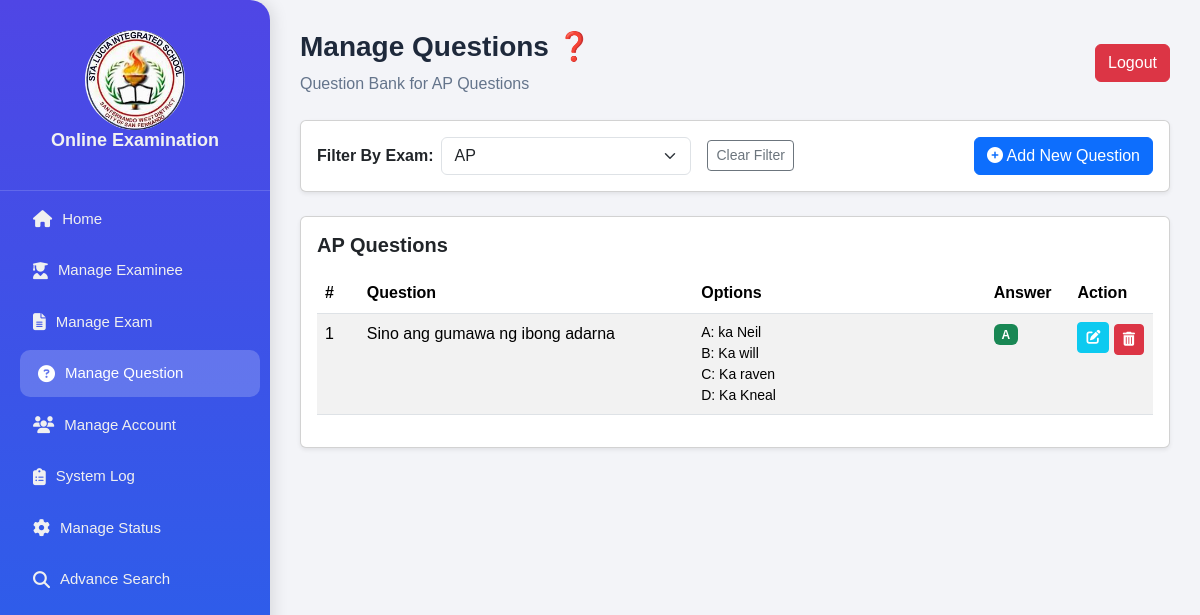
The app's page /admin/manage_question.php (signed in) with its own data.
### tables this page shows
CREATE TABLE `exams` (
  `id` int(11) NOT NULL,
  `subject` varchar(100) NOT NULL,
  `description` text NOT NULL,
  `time_limit` int(11) NOT NULL COMMENT 'in minutes',
  `is_active` tinyint(1) NOT NULL DEFAULT 1,
  `date_created` timestamp NOT NULL DEFAULT current_timestamp()
);

CREATE TABLE `questions` (
  `id` int(11) NOT NULL,
  `exam_id` int(11) NOT NULL,
  `question` text NOT NULL,
  `option_a` varchar(255) NOT NULL,
  `option_b` varchar(255) NOT NULL,
  `option_c` varchar(255) NOT NULL,
  `option_d` varchar(255) NOT NULL,
  `correct_answer` char(1) NOT NULL
);

### admin/manage_question.php (the view, shortened to what this page needs)
<?php
include(__DIR__ . '/../includes/config.php');
$sql_exams = "SELECT id, subject FROM exams ORDER BY subject ASC";
$query_exams = $dbh->prepare($sql_exams);
$query_exams->execute();
$exams_list = $query_exams->fetchAll(PDO::FETCH_ASSOC);
$selected_exam_id = isset($_GET['exam_id']) ? (int)$_GET['exam_id'] : (empty($exams_list) ? 0 : $exams_list[0]['id']);
$questions = [];
$subject_name = "No Exam Selected";
if ($selected_exam_id > 0) {
    $sql_questions = "SELECT q.*, e.subject, e.id AS exam_id_q FROM questions q JOIN exams e ON q.exam_id = e.id WHERE q.exam_id = :exam_id ORDER BY q.id ASC";
    $query_questions = $dbh->prepare($sql_questions);
    $query_questions->bindParam(':exam_id', $selected_exam_id);
    $query_questions->execute();
    $questions = $query_questions->fetchAll(PDO::FETCH_ASSOC);
    $sql_subject = "SELECT subject FROM exams WHERE id = :exam_id";
    $query_subject = $dbh->prepare($sql_subject);
    $query_subject->bindParam(':exam_id', $selected_exam_id);
    $query_subject->execute();
    $subject_name = $query_subject->fetchColumn() . " Questions";
}
?>
<!DOCTYPE html>
<html lang="en">
<head>
<link href="https://cdn.jsdelivr.net/npm/bootstrap@5.3.3/dist/css/bootstrap.min.css" rel="stylesheet">
<link href="https://cdnjs.cloudflare.com/ajax/libs/font-awesome/6.5.0/css/all.min.css" rel="stylesheet">
</head>
<body>
<div class="sidebar">
    <div class="logo">
        <img src="../images/OIP (22).jpg" alt="School Logo" style="width: 100px; border-radius: 50%;">
        <h4>Online Examination</h4>
    </div>
    <ul>
        <li><a href="dashboard.php"><i class="fa fa-home"></i>Home</a></li>
        <li><a href="manage_examinee.php"><i class="fa fa-user-graduate"></i>Manage Examinee</a></li>
        <li><a href="manage_exam.php"><i class="fa fa-file-alt"></i>Manage Exam</a></li>
        <li><a href="manage_question.php" class="active"><i class="fa fa-question-circle"></i>Manage Question</a></li>
        <li><a href="manage_account.php"><i class="fa fa-users"></i>Manage Account</a></li>
        <li><a href="system_log.php"><i class="fa fa-clipboard-list"></i>System Log</a></li>
        <li><a href="manage_status.php"><i class="fa fa-cog"></i>Manage Status</a></li>
        <li><a href="advance_search.php"><i class="fa fa-search"></i>Advance Search</a></li>
    </ul>
</div>
<div class="main-content">
    <div class="header mb-4">
        <div>
            <h3>Manage Questions ❓</h3>
            <p>Question Bank for <?php echo htmlspecialchars($subject_name); ?></p>
        </div>
        <a href="../logout.php" class="btn btn-danger">Logout</a>
    </div>
    <div class="card p-3 shadow-sm mb-4">
        <div class="d-flex justify-content-between align-items-center">
            <form method="GET" class="d-flex align-items-center">
                <label for="exam_id" class="form-label me-2 mb-0 fw-bold">Filter By Exam:</label>
                <select name="exam_id" id="exam_id" class="form-select me-3" style="width: 250px;" onchange="this.form.submit()">
                    <?php foreach ($exams_list as $exam): ?>
                        <option value="<?php echo $exam['id']; ?>" <?php echo ($selected_exam_id == $exam['id']) ? 'selected' : ''; ?>>
                            <?php echo htmlspecialchars($exam['subject']); ?>
                        </option>
                    <?php endforeach; ?>
                </select>
                <?php if ($selected_exam_id): ?>
                    <a href="manage_question.php" class="btn btn-outline-secondary btn-sm">Clear Filter</a>
                <?php endif; ?>
            </form>
            <button type="button" class="btn btn-primary" data-bs-toggle="modal" data-bs-target="#addQuestionModal" <?php echo empty($exams_list) ? 'disabled' : ''; ?>>
                <i class="fa fa-plus-circle"></i> Add New Question
            </button>
        </div>
    </div>
    <div class="card p-3 shadow-sm">
        <h5 class="fw-bold mb-3"><?php echo htmlspecialchars($subject_name); ?></h5>
        <?php if ($selected_exam_id == 0 && empty($exams_list)): ?>
             <div class="alert alert-warning text-center">Please create an exam first in "Manage Exam" to add questions.</div>
        <?php elseif ($selected_exam_id > 0 && count($questions) > 0): ?>
            <div class="table-responsive">
                <table class="table table-striped table-hover">
                    <thead>
                        <tr>
                            <th style="width: 5%;">#</th>
                            <th style="width: 40%;">Question</th>
                            <th style="width: 35%;">Options</th>
                            <th style="width: 10%;">Answer</th>
                            <th style="width: 10%;">Action</th>
                        </tr>
                    </thead>
                    <tbody>
                        <?php $cnt = 1; foreach ($questions as $q): ?>
                            <tr>
                                <td><?php echo $cnt++; ?></td>
                                <td><?php echo htmlspecialchars($q['question']); ?></td>
                                <td>
                                    <ul class="list-unstyled mb-0 small">
                                        <li>A: <?php echo htmlspecialchars($q['option_a']); ?></li>
                                        <li>B: <?php echo htmlspecialchars($q['option_b']); ?></li>
                                        <li>C: <?php echo htmlspecialchars($q['option_c']); ?></li>
                                        <li>D: <?php echo htmlspecialchars($q['option_d']); ?></li>
                                    </ul>
                                </td>
                                <td><span class="badge bg-success"><?php echo htmlspecialchars($q['correct_answer']); ?></span></td>
                                <td>
                                    <button class="btn btn-sm btn-info text-white mb-1"
                                        data-bs-toggle="modal"
                                        data-bs-target="#editQuestionModal"
                                        data-id="<?php echo $q['id']; ?>"
                                        data-exam-id="<?php echo $q['exam_id']; ?>"
                                        data-question="<?php echo htmlspecialchars($q['question']); ?>"
                                        data-a="<?php echo htmlspecialchars($q['option_a']); ?>"
                                        data-b="<?php echo htmlspecialchars($q['option_b']); ?>"
                                        data-c="<?php echo htmlspecialchars($q['option_c']); ?>"
                                        data-d="<?php echo htmlspecialchars($q['option_d']); ?>"
                                        data-answer="<?php echo htmlspecialchars($q['correct_answer']); ?>">
                                        <i class="fa fa-edit"></i>
                                    </button>
                                    <a href="manage_question.php?delete_id=<?php echo $q['id']; ?>&exam_id=<?php echo $selected_exam_id; ?>"
                                       onclick="return confirm('Are you sure you want to delete this question?');"
                                       class="btn btn-sm btn-danger"><i class="fa fa-trash-alt"></i></a>
                                </td>
                            </tr>
                        <?php endforeach; ?>
                    </tbody>
                </table>
            </div>
        <?php else: ?>
             <div class="alert alert-info text-center">No questions found for this exam.</div>
        <?php endif; ?>
    </div>
</div>
</body>
</html>

### admin/manage_question.php (style rules this page uses)
body { font-family: 'Poppins', sans-serif; background-color: #f3f4f8; margin: 0; }
.sidebar { width: 270px; height: 100vh; background: linear-gradient(180deg, #4f46e5, #2563eb); color: white; position: fixed; top: 0; left: 0; overflow-y: auto; box-shadow: 4px 0 15px rgba(0, 0, 0, 0.1); border-top-right-radius: 20px; border-bottom-right-radius: 20px; }
.sidebar .logo { text-align: center; padding: 30px 15px; border-bottom: 1px solid rgba(255, 255, 255, 0.15); }
.sidebar h4 { font-weight: 700; font-size: 18px; color: #f1f1f1; }
.sidebar ul { list-style: none; padding: 0; margin: 0; }
.sidebar ul li { margin: 5px 15px; }
.sidebar ul li a { display: flex; align-items: center; padding: 12px 18px; color: #f0f0f0; text-decoration: none; border-radius: 10px; transition: 0.3s ease; font-size: 15px; }
.sidebar ul li a i { margin-right: 10px; font-size: 17px; }
.sidebar ul li a:hover, .sidebar ul li a.active { background-color: rgba(255, 255, 255, 0.2); color: #fff; transform: translateX(5px); }
.main-content { margin-left: 270px; padding: 30px; }
.header { display: flex; justify-content: space-between; align-items: center; }
.header h3 { font-weight: 700; color: #1e293b; }
.header p { color: #64748b; margin: 0; }
.table thead { background-color: #4f46e5; color: white; }

### records on screen
exams: subject "AP Questions"
questions: question "Sino ang gumawa ng ibong adarna", option_a "ka Neil", option_b "Ka will", option_c "Ka raven", option_d "Ka Kneal", correct_answer "A"

### other values on screen
form field exam_id "AP"
